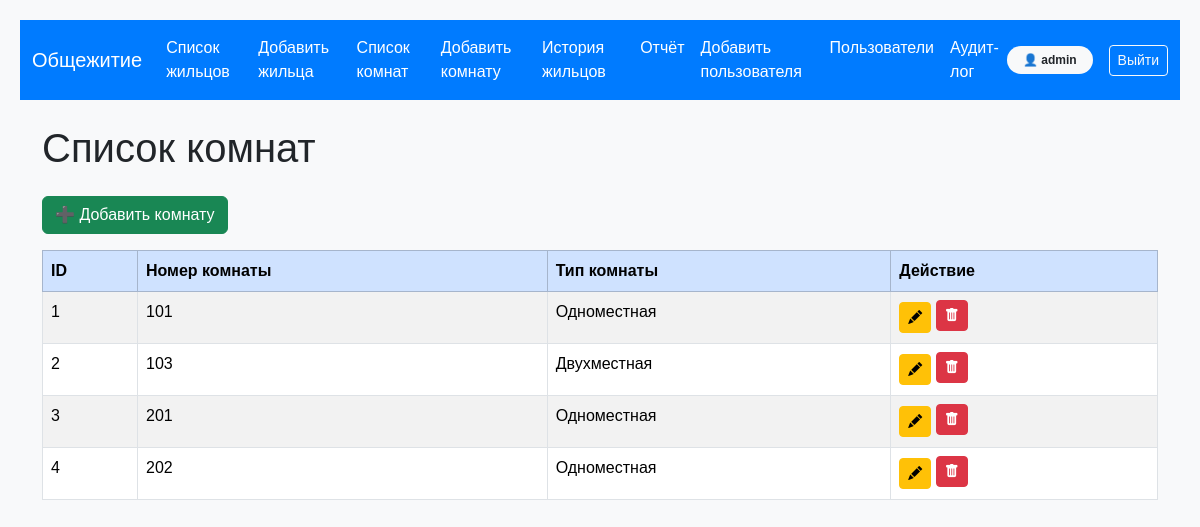
/rooms (signed in), run on the app's committed database.
### app.py (models this page shows, shortened)
class User(UserMixin, db.Model):
    id = db.Column(db.Integer, primary_key=True)
    username = db.Column(db.String(100), unique=True, nullable=False)
    password = db.Column(db.String(200), nullable=False)
    is_admin = db.Column(db.Boolean, default=False)

class Room(db.Model):
    id = db.Column(db.Integer, primary_key=True)
    number = db.Column(db.Integer, unique=True, nullable=False)
    room_type = db.Column(db.String(50), nullable=False)

### app.py (the view)
@app.route('/rooms')
@login_required
def rooms():
    all_rooms = Room.query.all()
    return render_template('rooms.html', rooms=all_rooms)

### app.py (called while the page is built)
@login_manager.user_loader
def load_user(user_id):
    return User.query.get(int(user_id))

### templates/rooms.html (shortened to what this page needs)
{% extends "base.html" %}
{% block content %}
    <h1 class="mb-4">Список комнат</h1>
    <a href="{{ url_for('add_room') }}" class="btn btn-success mb-3">➕ Добавить комнату</a>
    <table class="table table-bordered table-striped">
        <thead class="table-primary">
        <tr>
            <th>ID</th>
            <th>Номер комнаты</th>
            <th>Тип комнаты</th>
            <th>Действие</th>
        </tr>
        </thead>
        <tbody>
        {% for room in rooms %}
        <tr>
            <td>{{ room.id }}</td>
            <td>{{ room.number }}</td>
            <td>{{ room.room_type }}</td>
			<td>
				{% set occupied = students | selectattr("room_number", "equalto", room.number) | list %}
				{% if occupied|length == 0 %}
					<a href="{{ url_for('edit_room', id=room.id) }}" class="btn btn-warning btn-sm">
						<i class="bi bi-pencil-fill"></i>
					</a>
				{% else %}
					<button disabled class="btn btn-secondary btn-sm">
						<i class="bi bi-lock-fill"></i>
					</button>
				{% endif %}
				<form action="{{ url_for('delete_room', id=room.id) }}" method="POST" class="d-inline">
					<button type="submit" class="btn btn-danger btn-sm mb-1">
						<i class="bi bi-trash-fill"></i>
					</button>
				</form>
			</td>
        </tr>
        {% endfor %}
        </tbody>
    </table>
{% endblock %}

### templates/base.html (shortened to what this page needs)
<!DOCTYPE html>
<html lang="ru">
<head>
    <link href="https://cdn.jsdelivr.net/npm/bootstrap@5.3.2/dist/css/bootstrap.min.css" rel="stylesheet">
	<link rel="stylesheet" href="https://cdn.jsdelivr.net/npm/bootstrap-icons@1.10.5/font/bootstrap-icons.css">
</head>
<body>
    <nav class="navbar navbar-expand-lg navbar-custom mb-4">
        <div class="container-fluid">
            <a class="navbar-brand" href="/">Общежитие</a>
            <div class="collapse navbar-collapse" id="mainNavbar">
                <ul class="navbar-nav me-auto mb-2 mb-lg-0">
                    <li class="nav-item"><a class="nav-link" href="/students">Список жильцов</a></li>
                    <li class="nav-item"><a class="nav-link" href="/add-student">Добавить жильца</a></li>
                    <li class="nav-item"><a class="nav-link" href="/rooms">Список комнат</a></li>
					{% if current_user.is_authenticated and current_user.is_admin %}
                    <li class="nav-item"><a class="nav-link" href="/add-room">Добавить комнату</a></li>
                    <li class="nav-item"><a class="nav-link" href="/history">История жильцов</a></li>
                    <li class="nav-item"><a class="nav-link" href="/report">Отчёт</a></li>
					<li class="nav-item"><a class="nav-link" href="/add-user">Добавить пользователя</a></li>
					<li class="nav-item"><a class="nav-link" href="/users">Пользователи</a></li>
					<li class="nav-item"><a class="nav-link" href="{{ url_for('audit_log') }}">Аудит-лог</a></li>
					{% endif %}
                </ul>
				<ul class="navbar-nav mb-2 mb-lg-0">
					{% if current_user.is_authenticated %}
						<li class="nav-item">
							<div class="d-flex align-items-center">
								<span class="badge bg-light text-dark me-3 px-3 py-2 rounded-pill">
									👤 {{ current_user.username }}
								</span>
								<a class="btn btn-outline-light btn-sm" href="{{ url_for('logout') }}">Выйти</a>
							</div>
						</li>
					{% else %}
						<li class="nav-item">
							<a class="nav-link text-white" href="{{ url_for('login') }}">Войти</a>
						</li>
					{% endif %}
				</ul>
            </div>
        </div>
    </nav>
    <div class="container">
        {% block content %}{% endblock %}
    </div>
</body>
</html>

### templates/base.html (style rules this page uses)
body { font-family: Arial, sans-serif; margin: 20px; background-color: #f8f9fa; }
.navbar-custom { background-color: #007bff; }
.navbar-custom .nav-link, .navbar-custom .navbar-brand { color: white; }

### data on the page
User: username "admin"
Room: id "1", number "101", room_type "Одноместная"
Room: id "2", number "103", room_type "Двухместная"
Room: id "3", number "201", room_type "Одноместная"
Room: id "4", number "202", room_type "Одноместная"
